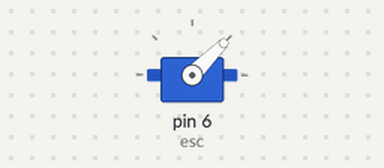
The sketch below on a simulated Arduino Uno, built with avr-gcc and run on an emulated ATmega328P. Parts: servo.

Above: at 0.05 s.
At 4.65 s:
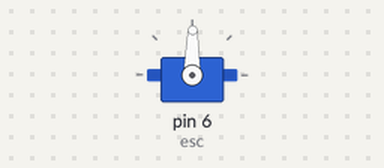
At 9.25 s:
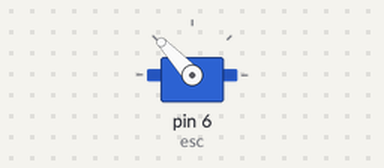
At 18.55 s:
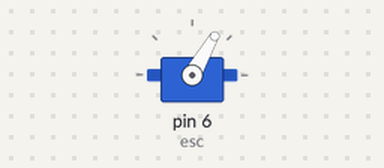
Timing chart, 0 to 27.5 s (numbered marks = the images above):
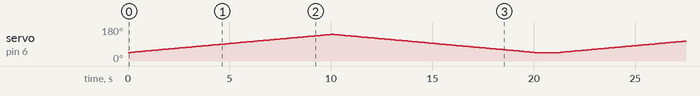

The sketch:

Nano_ESC.ino
```cpp
/*
 * ESC Contribution Calculation (ROV Platform)
 * LovecodingBlogger
 * http://lovecodingblogger.blogspot.com
 */

#include <Servo.h>
Servo esc; // Object from class

void setup() {

  esc.attach(6); //Set I/O PWM
  esc.writeMicroseconds(2000); //Set max pulse-width
  esc.writeMicroseconds(1000); //Set min pulse-width

}//end setup fuc

void loop() {

  for(int i = 1000; i <= 2000; i++)
  {
    esc.writeMicroseconds(i);
    delay(10);
  }
  for(int i = 2000; i >= 1000; i--)
  {
    esc.writeMicroseconds(i);
    delay(10);
  }
  delay(1000);

}//end loop fuc
```
